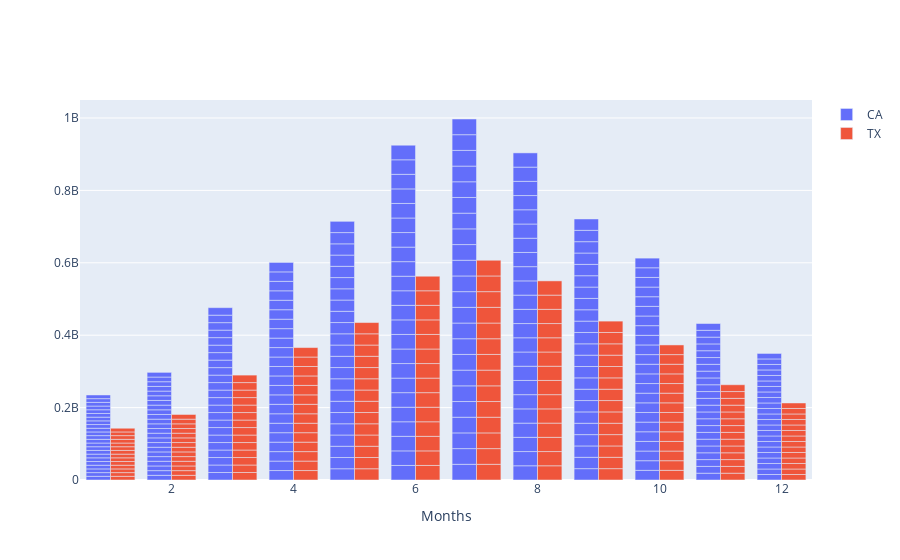
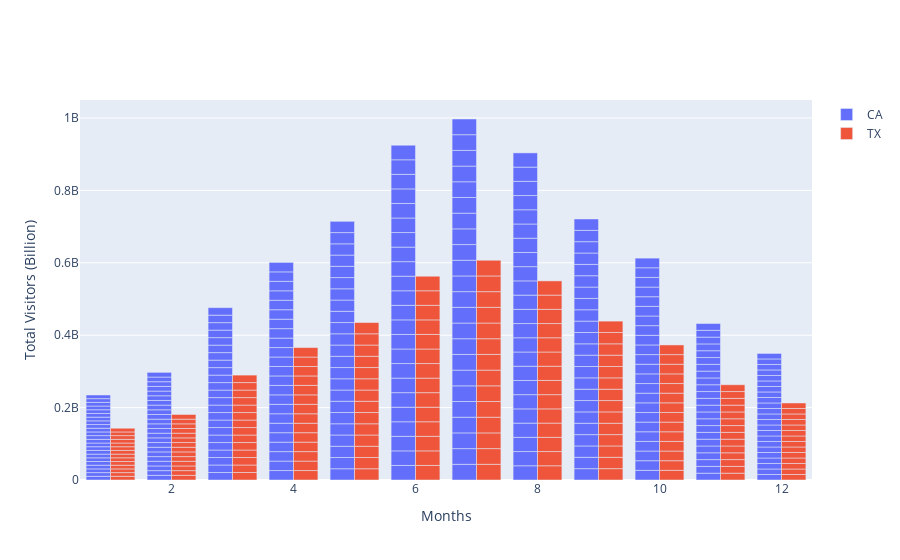
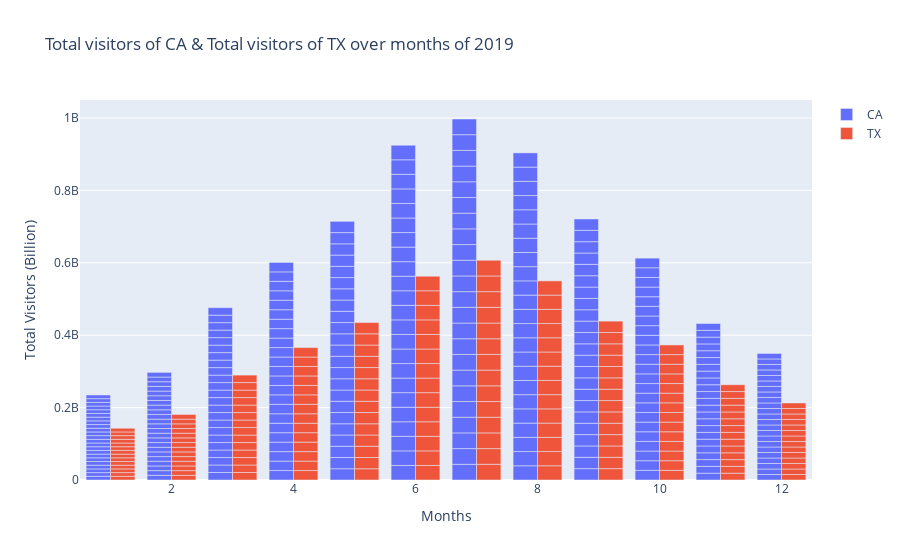

The code cell stored with these charts, in order, in its notebook:
### Code cell
import plotly.graph_objects as go
# animals=['giraffes', 'orangutans', 'monkeys']
CA_df = df.loc[df['State Code']=='CA']
TX_df= df.loc[df['State Code']=='TX']

fig = go.Figure(data=[
    go.Bar(name='CA', x=CA_df['Month'], y=CA_df['Total Visitors']),
    go.Bar(name='TX', x=TX_df['Month'], y=TX_df['Total Visitors'])])
y_title = "Total Visitors (Billion)"
x_title = "Months"
fig.update_xaxes(title_text=x_title)
fig.update_yaxes(title_text=y_title)
# Change the bar mode
fig.update_layout(barmode='group',title='Total visitors of CA & Total visitors of TX over months of 2019 ')


# Save the Image
fig.write_image("./PNG/Total visitors of CA & Total visitors of TX over months of 2019.png")

### Figure 1 — Plotly figure (JSON) as saved in the notebook; plotly's stock layout.template omitted (floating-point values rounded to 4 significant figures; data arrays with more than 128 entries replaced by an {"elided": "..."} marker saying what was removed)
{"data": [{"name": "CA", "type": "bar", "x": {"elided": "276 int values"}, "y": {"elided": "276 int values"}}, {"name": "TX", "type": "bar", "x": {"elided": "168 int values"}, "y": {"elided": "168 int values"}}], "layout": {"xaxis": {"title": {"text": "Months"}}}}

### Figure 2 — Plotly figure (JSON) as saved in the notebook; plotly's stock layout.template omitted (floating-point values rounded to 4 significant figures; data arrays with more than 128 entries replaced by an {"elided": "..."} marker saying what was removed)
{"data": [{"name": "CA", "type": "bar", "x": {"elided": "276 int values"}, "y": {"elided": "276 int values"}}, {"name": "TX", "type": "bar", "x": {"elided": "168 int values"}, "y": {"elided": "168 int values"}}], "layout": {"xaxis": {"title": {"text": "Months"}}, "yaxis": {"title": {"text": "Total Visitors (Billion)"}}}}

### Figure 3 — Plotly figure (JSON) as saved in the notebook; plotly's stock layout.template omitted (floating-point values rounded to 4 significant figures; data arrays with more than 128 entries replaced by an {"elided": "..."} marker saying what was removed)
{"data": [{"name": "CA", "type": "bar", "x": {"elided": "276 int values"}, "y": {"elided": "276 int values"}}, {"name": "TX", "type": "bar", "x": {"elided": "168 int values"}, "y": {"elided": "168 int values"}}], "layout": {"barmode": "group", "title": {"text": "Total visitors of CA & Total visitors of TX over months of 2019 "}, "xaxis": {"title": {"text": "Months"}}, "yaxis": {"title": {"text": "Total Visitors (Billion)"}}}}
